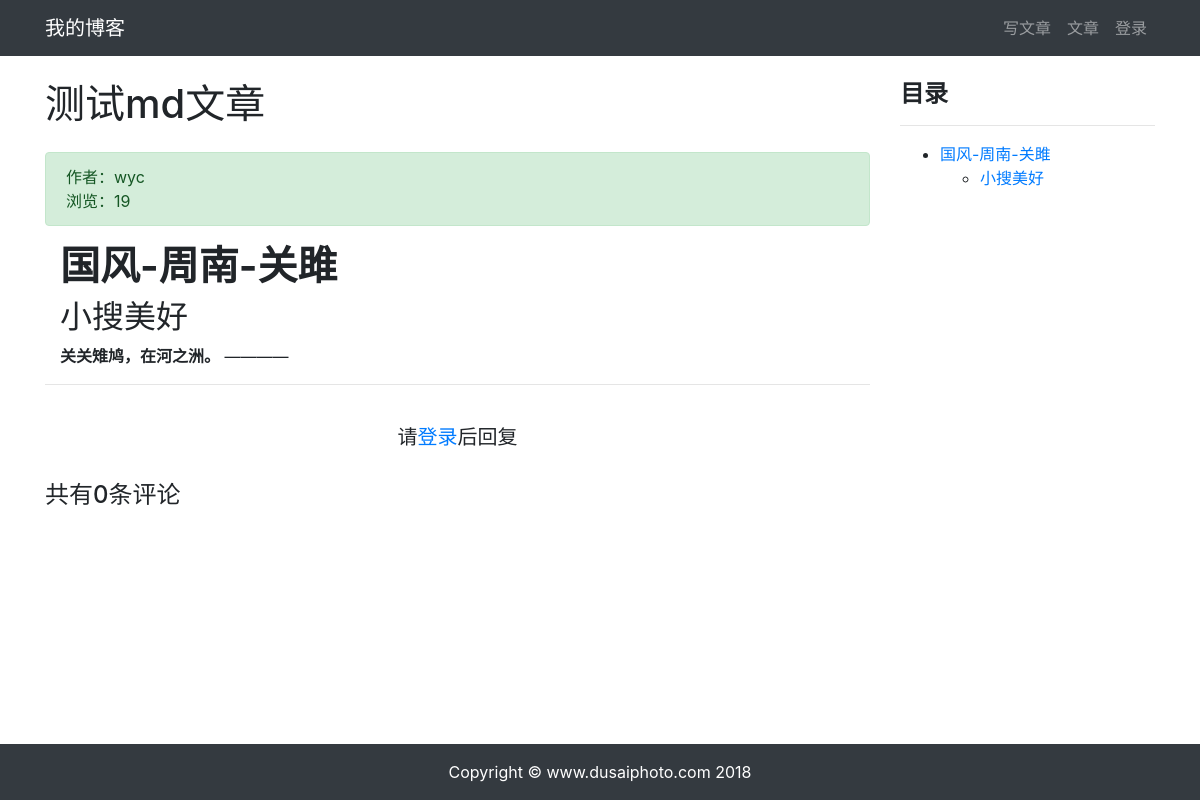
Page /article/article-detail/2/ on the committed database.
### article/models.py (models this page shows, shortened)
class ArticlePost(models.Model):
    author = models.ForeignKey(User, on_delete=models.CASCADE)
    column = models.ForeignKey(
        ArticleColumn,
        null=True,
        blank=True,
        on_delete=models.CASCADE,
        related_name='article'
    )
    title = models.CharField(max_length=100)
    body = models.TextField()
    tags = TaggableManager(blank=True)
    total_views = models.PositiveIntegerField(default=0)
    created = models.DateTimeField(default=timezone.now)
    updated = models.DateTimeField(auto_now=True)
    class Meta:
        ordering = ('-created',)

### article/views.py (the view)
# urls.py: path('article-detail/<int:id>/', views.article_detail, name='article_detail'),
def article_detail(request, id):
    article = ArticlePost.objects.get(id=id)
    article.total_views += 1
    article.save(update_fields=['total_views'])
    comments = Comment.objects.filter(article=id)
    md = markdown.Markdown(
        extensions=[
        'markdown.extensions.extra',
        'markdown.extensions.codehilite',
        'markdown.extensions.toc',
        ])
    article.body = md.convert(article.body)
    context = { 'article': article, 'toc':md.toc, 'comments': comments}
    return render(request, 'article/detail.html', context)

### templates/article/detail.html (shortened to what this page needs)
{% extends "base.html" %}
{% load staticfiles %}
{% block content %}
<div class="container">
    <div class="row">
        <div class="col-9">
            <h1 class="mt-4 mb-4">{{ article.title }}</h1>
            <div class="alert alert-success">
                <div>
                    作者：{{ article.author }}
                </div>
                <div>
                    浏览：{{ article.total_views }}
                </div>
            </div>
            <div class="col-12">
                <p>{{ article.body|safe }}</p>
            </div>
            <hr>
            {% if user.is_authenticated %}
                <div>
                    <form
                        action="{% url 'comment:post_comment' article.id %}"
                        method="POST"
                    >
                    {% csrf_token %}
                        <div class="form-group">
                            <label for="body">
                                <strong>
                                    我也要发言：
                                </strong>
                            </label>
                            <textarea
                                type="text"
                                class="form-control"
                                id="body"
                                name="body"
                                rows="2"></textarea>
                        </div>
                        <button type="submit" class="btn btn-primary ">发送</button>
                    </form>
                </div>
                <br>
            {% else %}
                <br>
                <h5 class="row justify-content-center">
                    请<a href="{% url 'userprofile:login' %}">登录</a>后回复
                </h5>
                <br>
            {% endif %}
            <h4>共有{{ comments.count }}条评论</h4>
        </div>
        <div class="col-3 mt-4">
            <h4><strong>目录</strong></h4>
            <hr>
            <div>
                {{ toc|safe }}
            </div>
        </div>
    </div>
</div>
{% endblock content %}

### rows in the picture
ArticlePost: title "测试md文章", author "wyc", total_views "19", body "国风-周南-关雎 小搜美好 关关雉鸠，在河之洲。 ————"

### other values in the picture
{{ comments.count }} "0"
{{ toc|safe }} "国风-周南-关雎 小搜美好"
